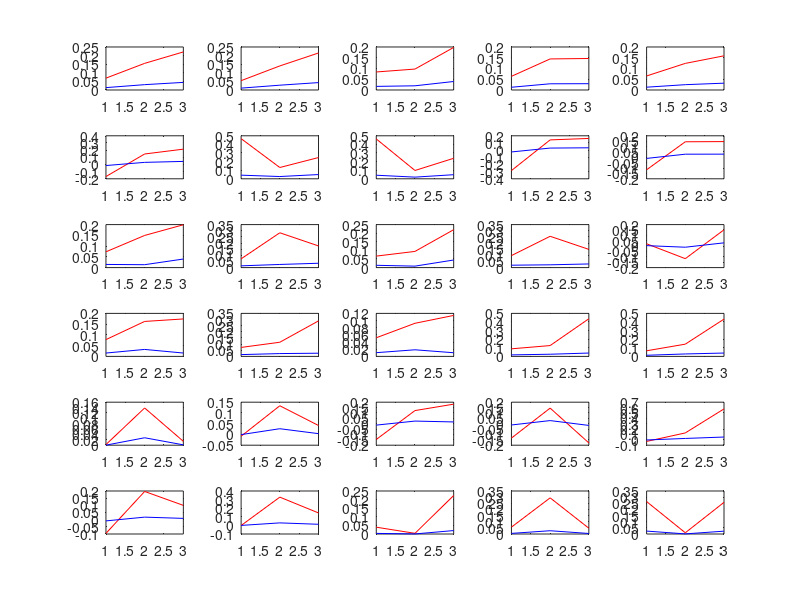

Write the MATLAB code that produced this figure.
% Generate data (ignoring BOLD-response convolution) for 3 layers

b_stim_V = [0.12 0.12 0.12; ...
            0.1 0.12 0.12; ...
            0.12 0.1 0.12;...
            0.12 0.12 0.1;...
            0.10 0.12 0.10]; % param for V stim -> zscore shows maximum in middle layers


b_stim_A = 0.05;
b_H = 10;
b_const = 1;


x_V = repmat([1 1 0 0 0 1 1 0 0 0 0 0 0 0 1 1 0 1 0 1],1,1000)';
x_A = repmat([0 0 1 1 1 0 0 0 0 0 0 0 0 0 0 0 1 0 1 0],1,1000)';
x_H = repmat([1 1 1 1 1 0 1 1 1 1 0 0 0 1 1 1 0 0 0 0],1,1000)';  %% cond of no interest

X = [x_V x_A x_H ones(length(x_V),1)];

% Noise
mu = 0; sigma = 1;

Layer_scale_signal = [1 2 3]; % assume linear scaling similar to Makuerkiaga

% scaling for ERRROR ??? do we know anything about this???
Layer_scale_error = [1 1 1; ...
                    10 1 1; ...
                    1 10 1; ...
                    1 1 10; ...
                    10 1 10; ...
                    10 10 10]; 

figure; hold on

for Layer_scale_error_num = 1 : size(Layer_scale_error,1)
    for b_num = 1 : size(b_stim_V,1)
        for sim = 1 : 1

            for layer = 1 : length(Layer_scale_signal)

                % generate data for each layer
                y(:,layer) = Layer_scale_signal(layer)*(x_V* b_stim_V(b_num,layer) + x_A * b_stim_A + ones(length(x_V),1)*b_const) + x_H*b_H + Layer_scale_error(Layer_scale_error_num,layer)*normrnd(mu, sigma,length(x_V),1);

                % estimate stimulus A vs. V beta  without z-scoring
        %         beta(:,layer) = pinv(X)*y(:,layer);
                beta(:,layer) = regress(y(:,layer),X);
                stim_effect(sim,layer) =  beta(1,layer)-  beta(2,layer);

                % estimate stimulus A vs. V beta  with z-scoring
                beta_zscore(:,layer) = regress(zscore(y(:,layer)),X);
        %         beta_zscore(:,layer) = pinv(X)*zscore(y(:,layer));

                stim_effect_zscore(sim,layer) =  beta_zscore(1,layer)-  beta_zscore(2,layer);


            end


        end

        stim_mean = mean(stim_effect,1);
        stim_zscore_mean = mean(stim_effect_zscore,1);

        subplot(size(Layer_scale_error,1),size(b_stim_V,1), (Layer_scale_error_num-1)*size(b_stim_V,1)+b_num)
        plot([1 2 3], stim_mean, 'r'); hold on
        plot([1 2 3], stim_zscore_mean, 'b')
%         plot([1 2 3], b_stim_V(b_num,:), 'g')
%         plot([1 2 3], b_stim_V(b_num,:).*Layer_scale_signal, 'k')
        

    end
end
